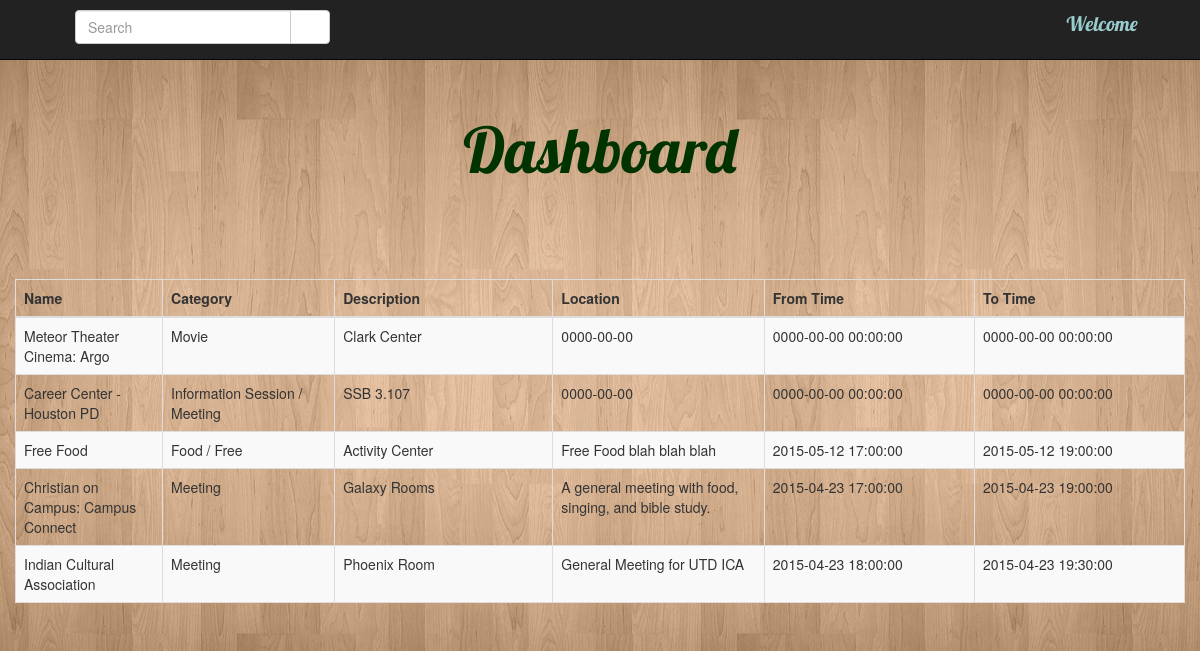
Screenshot of /eventsoncampus/searchresults.php with the database file from the repository.
### tables this page shows
CREATE TABLE IF NOT EXISTS `events` (
  `eventid` int(5) NOT NULL AUTO_INCREMENT,
  `name` varchar(50) NOT NULL,
  `category` varchar(50) NOT NULL,
  `location` varchar(30) NOT NULL,
  `description` varchar(250) NOT NULL,
  `frotime` datetime NOT NULL,
  `totime` datetime NOT NULL,
  PRIMARY KEY (`eventid`)
);

### eventsoncampus/searchresults.php (the view, shortened to what this page needs)
<?php
$servername = "localhost";
$username = "root";
$password = "";
$dbname = "eoc";
$conn = new mysqli($servername, $username, $password, $dbname);
?>
<!DOCTYPE html>
<html>
<head>
      <link href="../eventsoncampus/css/bootstrap.min.css" rel="stylesheet">
        <link href="http://netdna.bootstrapcdn.com/bootstrap/3.0.0/css/bootstrap-glyphicons.css" rel="stylesheet">
        <link href="//netdna.bootstrapcdn.com/bootstrap/3.0.0/css/bootstrap-glyphicons.css" rel="stylesheet">
        <link href="../eventsoncampus/css/styles.css" rel="stylesheet">
    <link href="../eventsoncampus/css/custom.css" rel="stylesheet" type="text/css">
</head>
<body>
<nav role="navigation" class="navbar navbar-fixed-top navbar-inverse">
  <div class="container">
    <div class="navbar-brand">
    <a href="index.php" class="glyphicon glyphicon-home" style="color:#9CC; font-size:30px; text-decoration:none"></a>
    </div>
      <div class="col-sm-3 col-md-3" style="text-align:center; display:inline-block">
            <form class="navbar-nav" role="search" action="searchres.php">
                <div class="input-group">
                    <input type="text" class="form-control" placeholder="Search" name="searchevents">
                    <div class="input-group-btn">
                        <button class="btn btn-default" type="submit"><i class="glyphicon glyphicon-search"></i></button>
                    </div>
                </div>
            </form>
        </div>
      &nbsp; &nbsp; <a href="settings.php" class="glyphicon glyphicon-cog" style="color:#9CC; font-size:30px; text-decoration:none; display:inline-block;float:left"></a>
      <div class="nav navbar-nav navbar-right" style="float:right" >
 		<p style="color:#9CC; font-family:Lobster; font-size:20px">Welcome <?php echo $_SESSION["global_user_name"] ?>
      &nbsp; &nbsp;<a href="logout.php" class="glyphicon glyphicon-log-out" style="color:#9CC; font-size:30px; text-decoration:none; display:inline-block; float:right"></a>
      </p>
      </div>
    </nav>
    <div class="container">
    <br/><br>
      <div class="jumbotron" style="background-color:transparent">
<center>          <h1 style="font-family:Lobster; font-size:900; color:#030">Dashboard</h1> </center>
          </div>
</div>
    <div class="container">
                <div class="row">
                    <table class= "table table-striped table-bordered table-hover" >
                        <thead>
                            <tr>
                                <th colspan="1" rowspan="1" style="width: 180px;" tabindex="0">Name</th>
                                <th colspan="1" rowspan="1" style="width: 220px;" tabindex="0">Category</th>
                                <th colspan="1" rowspan="1" style="width: 288px;" tabindex="0">Description</th>
                                <th colspan="1" rowspan="1" style="width: 288px;" tabindex="0">Location</th>
                                <th colspan="1" rowspan="1" style="width: 288px;" tabindex="0">From Time</th>
                                <th colspan="1" rowspan="1" style="width: 288px;" tabindex="0">To Time</th>
                            </tr>
                        </thead>
                        <tbody>
                        <?php
						$sql = "SELECT * FROM events where category like '%$find%'";
$result = $conn->query($sql);
if ($result->num_rows > 0) {
    while($row = $result->fetch_assoc())
						{
							echo'<tr>
                                <td>'.$row['name'].'</td>
								<td>'.$row['category'].'</td>
                                <td>'.$row['location'].'</td>
								<td>'.$row['description'].'</td>
                                <td>'.$row['frotime'].'</td>
								<td>'.$row['totime'].'</td>
                            </tr>';
						} }
						?>
                        </tbody>
                    </table>
        </div>
    </div>
</body>
</html>

### eventsoncampus/searchresults.php (style rules this page uses)
body { background:url(images/gabround.jpeg) repeat center center fixed; }

### rows the page displays
events: name "Meteor Theater Cinema: Argo", category "Movie", location "Clark Center", description "0000-00-00", frotime "0000-00-00 00:00:00", totime "0000-00-00 00:00:00"
events: name "Career Center - Houston PD", category "Information Session / Meeting", location "SSB 3.107", description "0000-00-00", frotime "0000-00-00 00:00:00", totime "0000-00-00 00:00:00"
events: name "Free Food", category "Food / Free", location "Activity Center", description "Free Food blah blah blah", frotime "2015-05-12 17:00:00", totime "2015-05-12 19:00:00"
events: name "Christian on Campus: Campus Connect", category "Meeting", location "Galaxy Rooms", description "A general meeting with food, singing, and bible study.", frotime "2015-04-23 17:00:00", totime "2015-04-23 19:00:00"
events: name "Indian Cultural Association", category "Meeting", location "Phoenix Room", description "General Meeting for UTD ICA", frotime "2015-04-23 18:00:00", totime "2015-04-23 19:30:00"
